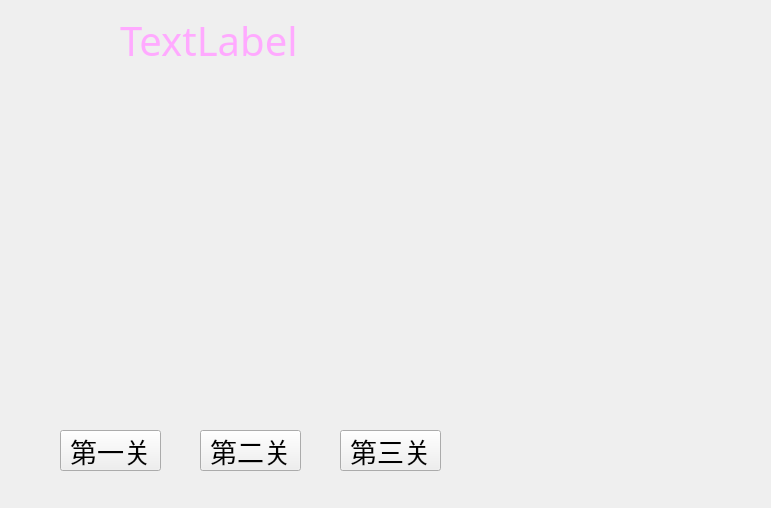
<?xml version="1.0" encoding="UTF-8"?>
<ui version="4.0">
 <class>start</class>
 <widget class="QWidget" name="start">
  <property name="geometry">
   <rect>
    <x>0</x>
    <y>0</y>
    <width>771</width>
    <height>508</height>
   </rect>
  </property>
  <property name="font">
   <font>
    <pointsize>40</pointsize>
   </font>
  </property>
  <property name="windowTitle">
   <string>Form</string>
  </property>
  <widget class="QLabel" name="label">
   <property name="geometry">
    <rect>
     <x>120</x>
     <y>10</y>
     <width>321</width>
     <height>61</height>
    </rect>
   </property>
   <property name="font">
    <font>
     <family>华文行楷</family>
     <pointsize>30</pointsize>
    </font>
   </property>
   <property name="styleSheet">
    <string notr="true">color:rgb(255, 170, 255)</string>
   </property>
   <property name="text">
    <string>TextLabel</string>
   </property>
  </widget>
  <widget class="QPushButton" name="pushButton">
   <property name="geometry">
    <rect>
     <x>60</x>
     <y>430</y>
     <width>101</width>
     <height>41</height>
    </rect>
   </property>
   <property name="font">
    <font>
     <pointsize>20</pointsize>
    </font>
   </property>
   <property name="text">
    <string>第一关</string>
   </property>
  </widget>
  <widget class="QPushButton" name="pushButton_2">
   <property name="geometry">
    <rect>
     <x>200</x>
     <y>430</y>
     <width>101</width>
     <height>41</height>
    </rect>
   </property>
   <property name="font">
    <font>
     <pointsize>20</pointsize>
    </font>
   </property>
   <property name="text">
    <string>第二关</string>
   </property>
  </widget>
  <widget class="QPushButton" name="pushButton_3">
   <property name="geometry">
    <rect>
     <x>340</x>
     <y>430</y>
     <width>101</width>
     <height>41</height>
    </rect>
   </property>
   <property name="font">
    <font>
     <pointsize>20</pointsize>
    </font>
   </property>
   <property name="text">
    <string>第三关</string>
   </property>
  </widget>
 </widget>
 <resources/>
 <connections/>
</ui>
